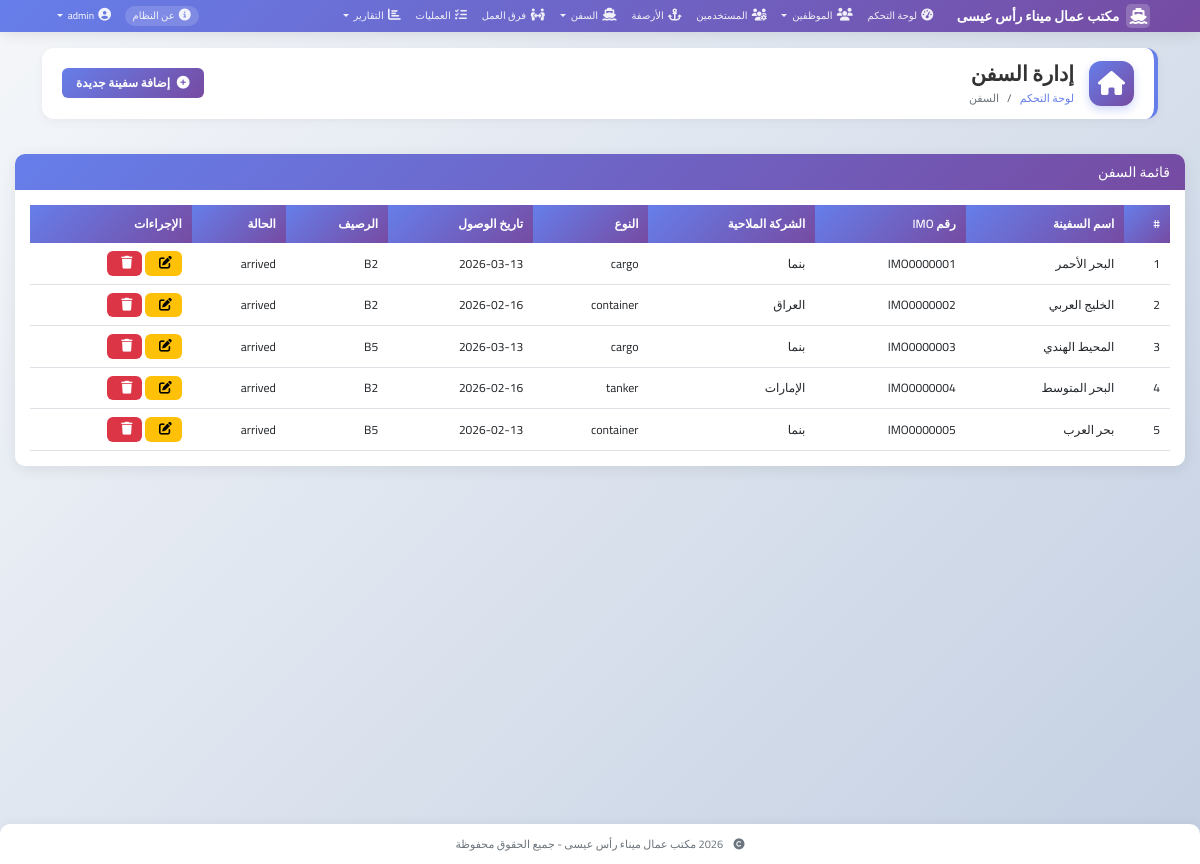
/ships (signed in), run on an earlier commit of the app's database.
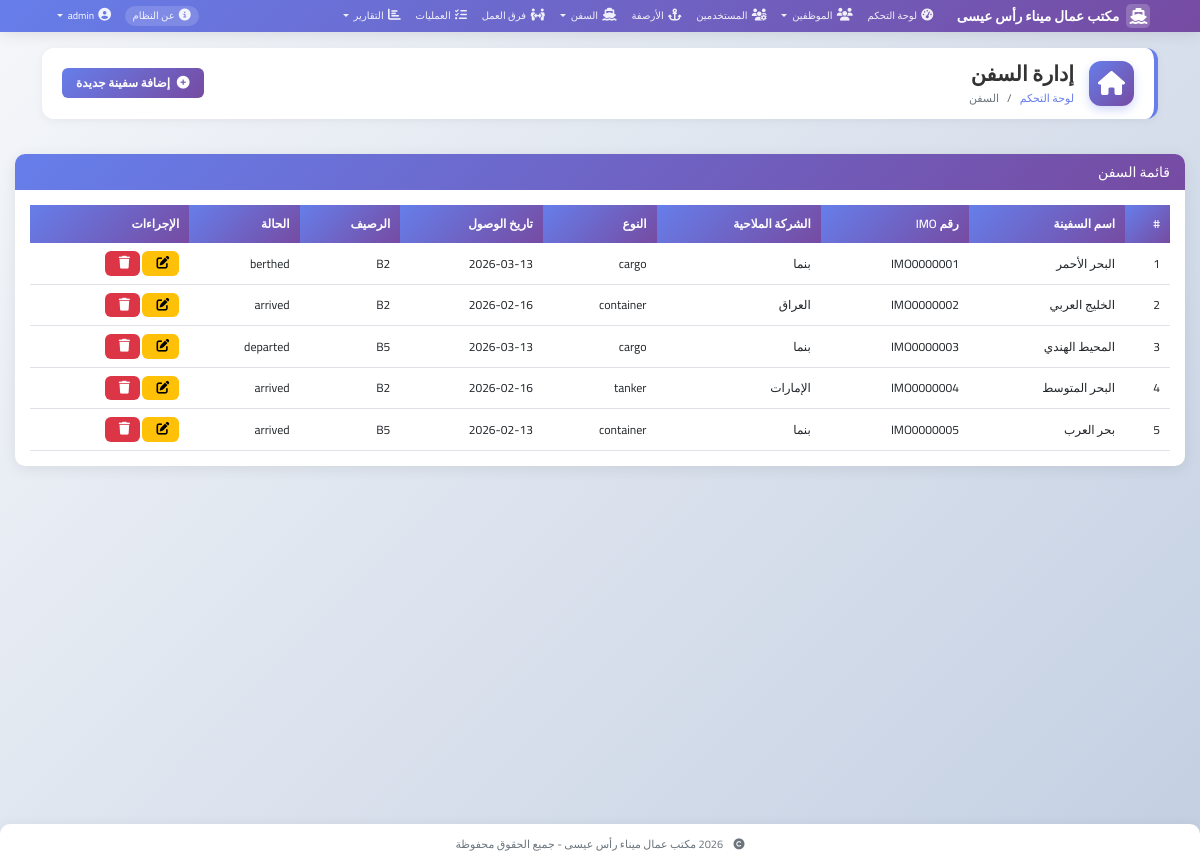
And on a later commit of the database.
### models.py (models this page shows, shortened)
class Ship(db.Model):
    __tablename__ = 'ships'
    id = db.Column(db.Integer, primary_key=True)
    name = db.Column(db.String(100), nullable=False)
    imo_number = db.Column(db.String(20), unique=True, nullable=False)
    flag = db.Column(db.String(50), nullable=False)
    ship_type = db.Column(db.String(50), nullable=False)
    length = db.Column(db.Float)
    width = db.Column(db.Float)
    draft = db.Column(db.Float)
    cargo_capacity = db.Column(db.Float)
    arrival_date = db.Column(db.DateTime, nullable=False)
    departure_date = db.Column(db.DateTime)
    berth_number = db.Column(db.String(10))
    status = db.Column(db.String(20), default='arrived')
    notes = db.Column(db.Text)

### app.py (the view)
@app.route('/ships')
@login_required
def ship_list():
    ships = Ship.query.all()
    return render_template('ships/list.html', ships=ships)

### app.py (called while the page is built)
@app.context_processor
def inject_now():
    from datetime import datetime
    return {'now': datetime.now}

@login_manager.user_loader
def load_user(user_id):
    return User.query.get(int(user_id))

### models.py (called while the page is built)
    def is_admin(self):
        return self.role == 'admin'

### templates/ships/list.html (shortened to what this page needs)
{% extends "base.html" %}
{% block page_title %}إدارة السفن{% endblock %}
{% block breadcrumb %}
<li class="breadcrumb-item"><a href="{{ url_for('dashboard') }}">لوحة التحكم</a></li>
<li class="breadcrumb-item active">السفن</li>
{% endblock %}
{% block page_actions %}
<a href="{{ url_for('add_ship') }}" class="btn btn-primary">
    <i class="fas fa-plus-circle"></i> إضافة سفينة جديدة
</a>
{% endblock %}
{% block content %}
<div class="card">
    <div class="card-header">
        <h5 class="mb-0">قائمة السفن</h5>
    </div>
    <div class="card-body">
        <div class="table-responsive">
            <table class="table table-hover">
                <thead>
                    <tr>
                        <th>#</th>
                        <th>اسم السفينة</th>
                        <th>رقم IMO</th>
                        <th>الشركة الملاحية</th>
                        <th>النوع</th>
                        <th>تاريخ الوصول</th>
                        <th>الرصيف</th>
                        <th>الحالة</th>
                        <th>الإجراءات</th>
                    </tr>
                </thead>
                <tbody>
                    {% for ship in ships %}
                    <tr>
                        <td>{{ loop.index }}</td>
                        <td>{{ ship.name }}</td>
                        <td>{{ ship.imo_number }}</td>
                        <td>{{ ship.flag }}</td>
                        <td>{{ ship.ship_type }}</td>
                        <td>{{ ship.arrival_date.strftime('%Y-%m-%d') }}</td>
                        <td>{{ ship.berth_number or 'غير محدد' }}</td>
                        <td>{{ ship.status }}</td>
                        <td>
                            <a href="{{ url_for('edit_ship', id=ship.id) }}" class="btn btn-sm btn-warning">
                                <i class="fas fa-edit"></i>
                            </a>
                            <a href="{{ url_for('delete_ship', id=ship.id) }}" class="btn btn-sm btn-danger" onclick="return confirm('هل أنت متأكد؟')">
                                <i class="fas fa-trash"></i>
                            </a>
                        </td>
                    </tr>
                    {% endfor %}
                </tbody>
            </table>
        </div>
    </div>
</div>
{% endblock %}

What changed in the data, as far as the page shows it:
changed Ship "البحر الأحمر": status "arrived" → "berthed"
changed Ship "المحيط الهندي": status "arrived" → "departed"
